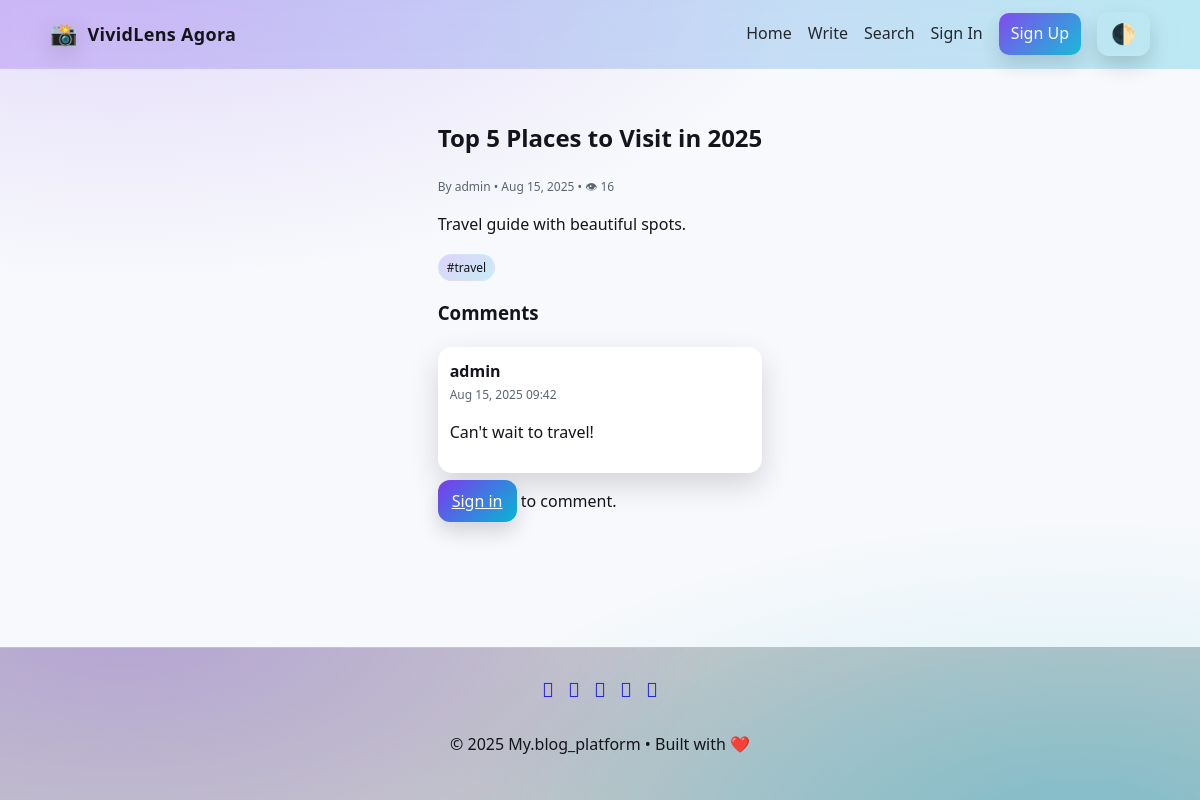
/post.php?slug=top-5-places-2025, run on the app's committed database.
### tables this page shows
CREATE TABLE IF NOT EXISTS posts (
  id INT AUTO_INCREMENT PRIMARY KEY,
  author_id INT NOT NULL,
  title VARCHAR(200) NOT NULL,
  slug VARCHAR(240) NOT NULL UNIQUE,
  content MEDIUMTEXT,
  featured_image VARCHAR(255),
  category_label VARCHAR(60),
  status ENUM('draft','published') NOT NULL DEFAULT 'published',
  view_count INT NOT NULL DEFAULT 0,
  created_at DATETIME NOT NULL,
  FOREIGN KEY (author_id) REFERENCES users(id) ON DELETE CASCADE
);

CREATE TABLE IF NOT EXISTS users (
  id INT AUTO_INCREMENT PRIMARY KEY,
  username VARCHAR(50) NOT NULL,
  email VARCHAR(120) NOT NULL UNIQUE,
  password_hash VARCHAR(255) NOT NULL,
  role ENUM('admin','author','subscriber') NOT NULL DEFAULT 'author',
  created_at DATETIME NOT NULL
);

CREATE TABLE IF NOT EXISTS tags (
  id INT AUTO_INCREMENT PRIMARY KEY,
  name VARCHAR(60) NOT NULL UNIQUE
);

CREATE TABLE IF NOT EXISTS comments (
  id INT AUTO_INCREMENT PRIMARY KEY,
  post_id INT NOT NULL,
  user_id INT NOT NULL,
  content TEXT NOT NULL,
  created_at DATETIME NOT NULL,
  FOREIGN KEY (post_id) REFERENCES posts(id) ON DELETE CASCADE,
  FOREIGN KEY (user_id) REFERENCES users(id) ON DELETE CASCADE
);

### includes/functions.php (called while the page is built, shortened)
<?php
require_once __DIR__ . '/../config/db.php';
function is_logged_in(){ return isset($_SESSION['user_id']); }
function e($s){ return htmlspecialchars($s??'',ENT_QUOTES,'UTF-8'); }
function get_tags_for_post($id){ global $mysqli; $st=$mysqli->prepare("SELECT t.* FROM tags t JOIN post_tags pt ON pt.tag_id=t.id WHERE pt.post_id=? ORDER BY t.name"); $st->bind_param("i",$id); $st->execute(); $re=$st->get_result(); return $re?$re->fetch_all(MYSQLI_ASSOC):[]; }

### post.php (the view, shortened to what this page needs)
<?php
require_once __DIR__ . '/includes/functions.php';
$slug=$_GET['slug']??'';
$st=$mysqli->prepare("SELECT p.*, u.username FROM posts p JOIN users u ON u.id=p.author_id WHERE slug=? AND status='published'");
$st->bind_param("s",$slug); $st->execute(); $post=$st->get_result()->fetch_assoc();
include __DIR__ . '/includes/header.php'; $tags=get_tags_for_post($post['id']);
?>
<article class="post">
<h1><?= e($post['title']) ?></h1>
<div class="meta">By <?= e($post['username']) ?> • <?= date('M j, Y', strtotime($post['created_at'])) ?> • 👁 <?= (int)$post['view_count']+1 ?></div>
<div class="content"><?= $post['content'] ?></div>
<p><?php foreach($tags as $tg): ?><span class="badge">#<?= e($tg['name']) ?></span> <?php endforeach; ?></p>
</article>
<section id="comments">
<h3>Comments</h3>
<?php $r=$mysqli->prepare("SELECT c.*, u.username FROM comments c JOIN users u ON u.id=c.user_id WHERE c.post_id=? ORDER BY c.created_at DESC"); $r->bind_param("i",$post['id']); $r->execute(); $comments=$r->get_result()->fetch_all(MYSQLI_ASSOC); ?>
<?php foreach($comments as $c): ?>
  <div class="card" style="grid-column: span 12;padding:12px"><strong><?= e($c['username']) ?></strong><div class="meta"><?= date('M j, Y H:i', strtotime($c['created_at'])) ?></div><p><?= nl2br(e($c['content'])) ?></p></div>
<?php endforeach; ?>
<?php if(is_logged_in()): ?>
<form method="post"><?php include __DIR__ . '/includes/csrf.php'; csrf_field(); ?>
  <textarea name="content" rows="4" placeholder="Write a comment..." required></textarea>
  <button>Post Comment</button>
</form>
<?php else: ?><p><a class="button" href="<?= BASE_URL ?>auth/login.php">Sign in</a> to comment.</p><?php endif; ?>
</section>
<?php include __DIR__ . '/includes/footer.php'; ?>

### assets/css/style.css (style rules this page uses)
* { box-sizing:border-box }
html,body { margin:0;padding:0 }
:root { --bg:#0e0f14;--fg:#e9eef9;--muted:#aeb6c4;--card:#161823;--accent1:#7c3aed;--accent2:#06b6d4;--shadow:rgba(0,0,0,.35) }
html[data-theme="light"] { --bg:#f7f9fc;--fg:#13151a;--muted:#5b6472;--card:#ffffff;--shadow:rgba(0,0,0,.15) }
body { background:radial-gradient(1200px 600px at 10% -10%, rgba(124,58,237,.18), transparent 60%), radial-gradient(1200px 600px at 90% 110%, rgba(6,182,212,.18), transparent 60%), var(--bg);color:var(--fg);font:16px/1.6 system-ui;min-height:100vh;display:flex;flex-direction:column }
.card { grid-column: span 4;background:var(--card);border-radius:14px;overflow:hidden;box-shadow:0 12px 30px var(--shadow);transition:transform .2s ease, box-shadow .2s ease }
.badge { font-size:12px;padding:4px 8px;border-radius:999px;background:linear-gradient(135deg, rgba(124,58,237,.2), rgba(6,182,212,.2));border:1px solid rgba(255,255,255,.12) }
.meta { display:flex;justify-content:space-between;align-items:center;font-size:12px;color:var(--muted) }
button, .button { cursor:pointer;border:0;border-radius:12px;padding:10px 14px;background:linear-gradient(135deg,var(--accent1),var(--accent2));color:#fff;box-shadow:0 10px 20px var(--shadow) }

### data on the page
posts: title "Top 5 Places to Visit in 2025", author.username "admin", created_at "Aug 15, 2025", (int)$post['view_count']+1 "16", content "Travel guide with beautiful spots."
tags: name "travel"
comments: user.username "admin", created_at "Aug 15, 2025 09:42", content "Can't wait to travel!"
